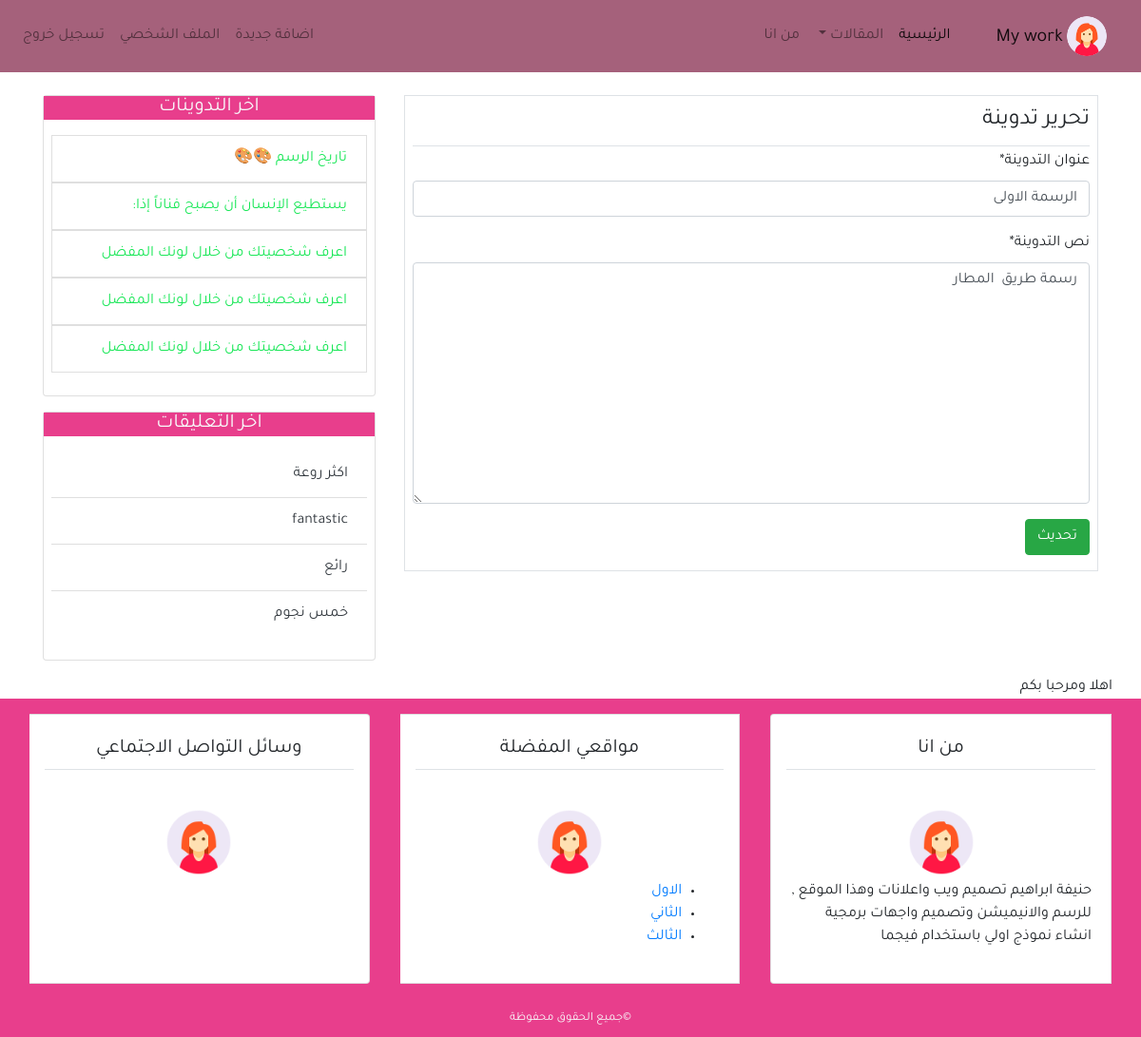
Page /detail/1/update/ (signed in) on the committed database.
### blog/models.py (models this page shows, shortened)
class Post(models.Model):
    title=models.CharField(max_length=100)
    content=models.TextField()
    post_date=models.DateTimeField(default=timezone.now)
    post_update=models.DateTimeField(auto_now=True)
    author=models.ForeignKey(User,on_delete=models.CASCADE)
    class Meta:
       ordering=('-post_date',)

class Comment(models.Model):
      name=models.CharField(max_length=50,verbose_name='الاسم')
      email=models.EmailField(verbose_name='الايميل')
      body=models.TextField(verbose_name='التعليق')
      comment_date=models.DateTimeField(auto_now_add=True)
      active=models.BooleanField(default=False)
      post=models.ForeignKey(Post,on_delete=models.CASCADE,related_name='comments')
      class Meta:
       ordering=('-comment_date',)

### blog/views.py (the view, shortened to what this page needs)
# urls.py: path('detail/<slug:pk>/update/',PostUpdateView.as_view(),name='post-update'),
class PostUpdateView(UserPassesTestMixin,LoginRequiredMixin,UpdateView):
    model=Post
    template_name='blog/post_update.html'
    form_class=PostCreateForm
    def test_func(self):
        post=self.get_object()
        if self.request.user==post.author:
            return True
        else:
            return False

### blog/forms.py
class PostCreateForm(forms.ModelForm):
    title=forms.CharField(label='عنوان التدوينة')
    content=forms.CharField(label='نص التدوينة',widget=forms.Textarea)
    class Meta:
        model=Post
        fields=['title','content']

### blog/templatetags/post_tag.py (called while the page is built)
@register.inclusion_tag('blog/latests_post.html')
def latest_posts():
    context={
              'l_posts': Post.objects.all()[0:5]
    }
    return context

@register.inclusion_tag('blog/latest_comments.html')
def latest_comments():
    context={
              'l_comments': Comment.objects.filter(active=True)[0:5]
    }
    return context

### blog/templates/blog/post_update.html (shortened to what this page needs)
{%extends 'blog/base.html'%}
{% load crispy_forms_tags %}
{%load static%}
{%block content%}
        <div class="border mb-2 p-2">
               <legend class="border-bottom pb-2 mb-1 " >  تحرير تدوينة </legend>
           <form action=""   method="POST">
             {{form|crispy}}
             <input class="btn btn-success mb-2" type="submit" value="تحديث">
           </form>
        </div>
{%endblock%}

### blog/templates/blog/latests_post.html
<ul class="list-group-flush p-2  " >
    {%for post in l_posts %}
    <a class="text-dark" href="{% url 'detail' post.pk %}">
        <li class="list-group-item ff ">{{post.title}}</li>
    </a>
    {% endfor %}
</ul>

### blog/templates/blog/latest_comments.html
<ul class="list-group-flush p-2  " >
    {%for comment in l_comments %}
    <li class="list-group-item ff ">
      <a class="text-dark" href="{% url 'detail' comment.post.pk %}">
            {% if comment.body|length > 10 %}
            {{comment.body|slice:'12'}}..
            {% else %}
            {{comment.body}}
            {%endif%}
      </a>
    </li>
    {% empty %}
       <li class="list-group-item ff ">لا يوجد تعليقات</li>
    {% endfor %}
</ul>

### blog/static/blog/css/main.css (style rules this page uses)
html,body { direction: rtl; text-align: right; }
body { font-family: 'Tajawal',sans-serif; }
.ff { color: rgb(25, 231, 87); }

### rows in the picture
Post: title "الرسمة الاولى", content "رسمة طريق المطار"
Post: title "تاريخ الرسم 🎨🎨"
Post: title "يستطيع الإنسان أن يصبح فناناً إذا:"
Post: title "اعرف شخصيتك من خلال لونك المفضل"
Post: title "اعرف شخصيتك من خلال لونك المفضل"
Post: title "اعرف شخصيتك من خلال لونك المفضل"
Comment: body "اكثر روعة"
Comment: body "fantastic"
Comment: body "رائع"
Comment: body "خمس نجوم"
